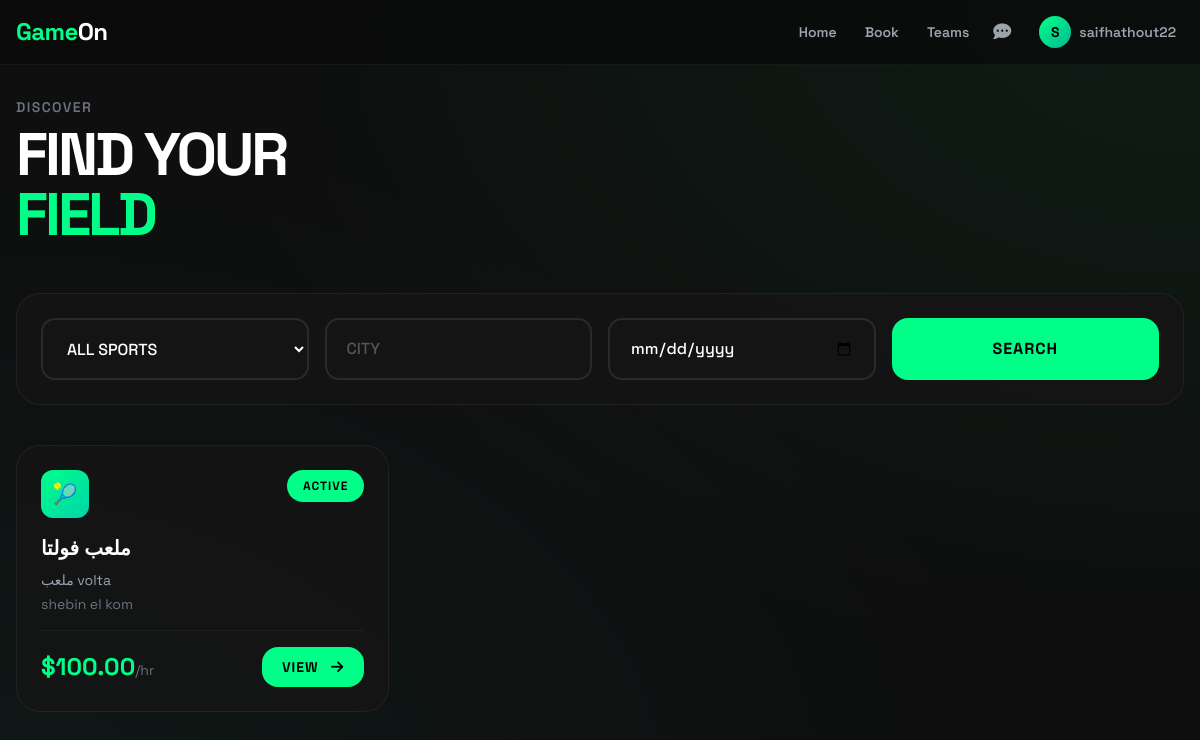
/booking/ (signed in), run on the app's committed database.
### accounts/models.py (models this page shows, shortened)
class User(AbstractBaseUser, PermissionsMixin):
    ROLE_CHOICES = [
        ('PLAYER', 'Player'),
        ('VENUE_OWNER', 'Venue Owner'),
        ('ADMIN', 'Admin'),
    ]
    email = models.EmailField(unique=True, db_index=True)
    username = models.CharField(max_length=50, unique=True, null=True, blank=True)
    role = models.CharField(max_length=20, choices=ROLE_CHOICES, default='PLAYER')
    is_active = models.BooleanField(default=True)
    is_staff = models.BooleanField(default=False)
    date_joined = models.DateTimeField(default=timezone.now)
    objects = UserManager()
    USERNAME_FIELD = 'email'
    REQUIRED_FIELDS = []
    class Meta:
        indexes = [
            models.Index(fields=['email']),
            models.Index(fields=['role']),
        ]
    @property
    def is_player(self):
        return self.role == 'PLAYER'

### venues/models.py (models this page shows, shortened)
class Field(models.Model):
    venue = models.ForeignKey(Venue, on_delete=models.CASCADE, related_name='fields')
    name = models.CharField(max_length=200)
    sport_type = models.CharField(max_length=20, choices=Venue.SPORT_CHOICES)
    description = models.TextField(blank=True)
    price_per_hour = models.DecimalField(max_digits=10, decimal_places=2, validators=[MinValueValidator(0)])
    is_active = models.BooleanField(default=True)
    created_at = models.DateTimeField(auto_now_add=True)
    class Meta:
        indexes = [
            models.Index(fields=['venue', 'is_active']),
            models.Index(fields=['sport_type']),
        ]

class Venue(models.Model):
    SPORT_CHOICES = [
        ('FOOTBALL', 'Football'),
        ('CRICKET', 'Cricket'),
        ('BASKETBALL', 'Basketball'),
        ('TENNIS', 'Tennis'),
        ('BADMINTON', 'Badminton'),
        ('VOLLEYBALL', 'Volleyball'),
    ]
    owner = models.ForeignKey(settings.AUTH_USER_MODEL, on_delete=models.CASCADE, related_name='venues')
    name = models.CharField(max_length=200)
    address = models.TextField()
    city = models.CharField(max_length=100)
    sport_type = models.CharField(max_length=20, choices=SPORT_CHOICES)
    description = models.TextField(blank=True)
    created_at = models.DateTimeField(auto_now_add=True)

### booking/views.py (the view)
# urls.py: path('', views.browse_fields, name='browse'),
@player_required
def browse_fields(request):
    sport_type = request.GET.get('sport_type', '')
    city = request.GET.get('city', '')
    date_val = request.GET.get('date', '')
    fields = Field.objects.filter(is_active=True)
    if sport_type:
        fields = fields.filter(sport_type=sport_type)
    if city:
        fields = fields.filter(venue__city__icontains=city)
    return render(request, 'booking/field_browse.html', {
        'fields': fields,
        'sport_type': sport_type,
        'city': city,
        'date': date_val,
    })

### notifications/context_processors.py (called while the page is built)
def webpush_settings(request):
    return {
        'webpush_public_key': getattr(settings, 'WEBPUSH_VAPID_PUBLIC_KEY', ''),
    }

### booking/templates/booking/field_browse.html (shortened to what this page needs)
{% extends 'base.html' %}
{% block content %}
<div class="animate-fade-up">
    <div class="mb-12">
        <p class="text-sm text-gray-500 font-semibold tracking-widest uppercase mb-2">Discover</p>
        <h1 class="text-5xl md:text-6xl font-black tracking-tighter">
            FIND YOUR<br><span class="text-[#00FF88]">FIELD</span>
        </h1>
    </div>
    <div class="energy-card p-6 mb-10">
        <form method="GET" class="grid grid-cols-1 md:grid-cols-4 gap-4">
            <select name="sport_type" class="input-fire">
                <option value="">ALL SPORTS</option>
            </select>
            <input type="text" name="city" placeholder="CITY" value="{{ city }}" class="input-fire">
            <input type="date" name="date" value="{{ date }}" class="input-fire">
            <button type="submit" class="btn-fire">SEARCH</button>
        </form>
    </div>
    {% if fields %}
        <div class="grid grid-cols-1 md:grid-cols-2 lg:grid-cols-3 gap-6">
            {% for field in fields %}
                <div class="energy-card p-6 group">
                    <div class="flex items-start justify-between mb-4">
                        <div class="card-icon-energy icon-green w-12 h-12 rounded-xl">
                            <span class="text-xl">{% if field.sport_type == 'FOOTBALL' %}⚽{% elif field.sport_type == 'CRICKET' %}🏏{% elif field.sport_type == 'BASKETBALL' %}🏀{% elif field.sport_type == 'TENNIS' %}🎾{% else %}🏟️{% endif %}</span>
                        </div>
                        <span class="badge-fire badge-green text-xs">ACTIVE</span>
                    </div>
                    <h3 class="text-xl font-bold mb-2">{{ field.name }}</h3>
                    <p class="text-gray-400 text-sm mb-1">{{ field.venue.name }}</p>
                    <p class="text-gray-500 text-sm mb-4">{{ field.venue.city }}</p>
                    <div class="flex items-center justify-between pt-4 border-t border-white/5">
                        <span class="text-2xl font-black text-[#00FF88]">${{ field.price_per_hour }}<span class="text-sm font-normal text-gray-500">/hr</span></span>
                        <a href="{% url 'booking:field_detail' field.id %}" class="btn-fire text-sm px-5 py-2.5">
                            VIEW <i class="fas fa-arrow-right ml-2"></i>
                        </a>
                    </div>
                </div>
            {% endfor %}
        </div>
    {% else %}
        <div class="energy-card p-20 text-center">
            <span class="text-7xl mb-6 block">🔍</span>
            <h3 class="text-3xl font-black mb-3">NO FIELDS</h3>
            <p class="text-gray-500">Try different filters</p>
        </div>
    {% endif %}
</div>
{% endblock %}

### templates/navbar.html (shortened to what this page needs)
<nav class="border-b border-white/5 bg-black/80 backdrop-blur-xl sticky top-0 z-50">
    <div class="container mx-auto px-4 max-w-7xl">
        <div class="flex items-center justify-between h-16">
            <a href="/" class="flex items-center space-x-2">
                <span class="text-2xl font-extrabold tracking-tight">
                    <span class="text-[#00FF88]">Game</span><span class="text-white">On</span>
                </span>
            </a>
            {% if user.is_authenticated %}
            <div class="flex items-center space-x-3">
                <div class="hidden md:flex items-center space-x-1">
                    {% if user.is_player %}
                        <a href="{% url 'dashboard:player_dashboard' %}" class="px-3 py-2 text-sm font-semibold text-gray-400 hover:text-[#00FF88] rounded-xl hover:bg-white/5 transition">Home</a>
                        <a href="{% url 'booking:browse' %}" class="px-3 py-2 text-sm font-semibold text-gray-400 hover:text-[#00FF88] rounded-xl hover:bg-white/5 transition">Book</a>
                        <a href="{% url 'teams:find_players' %}" class="px-3 py-2 text-sm font-semibold text-gray-400 hover:text-[#00FF88] rounded-xl hover:bg-white/5 transition">Teams</a>
                        <a href="{% url 'teams:my_chats' %}" class="p-2 text-gray-400 hover:text-white hover:bg-white/5 rounded-xl transition">
                            <i class="fas fa-comment-dots text-lg"></i>
                        </a>
                    {% endif %}
                </div>
                <div class="relative">
                    <button onclick="document.getElementById('userDropdown').classList.toggle('hidden')"
                            class="flex items-center space-x-2 p-2 text-gray-400 hover:text-white rounded-xl hover:bg-white/5 transition">
                        <div class="w-8 h-8 rounded-full bg-gradient-to-br from-[#00FF88] to-[#00B894] flex items-center justify-center text-black font-bold text-sm">
                            {{ user.username|default:user.email|first|upper }}
                        </div>
                        <span class="hidden md:block text-sm font-semibold">{{ user.username }}</span>
                    </button>
                </div>
            </div>
            {% else %}
            <a href="{% url 'accounts:login' %}" class="btn-fire text-sm px-5 py-2.5">Sign In</a>
            {% endif %}
        </div>
    </div>
</nav>

### templates/base.html (style rules this page uses)
* { font-family: 'Space Grotesk', sans-serif; -webkit-font-smoothing: antialiased; }
body { background: #0F0F0F; color: #FFFFFF; overflow-x: hidden; position: relative; }
body::before { content: ''; position: fixed; inset: 0; background-image: url('https://images.unsplash.com/photo-1529900748604-07564a03e7a6?w=1920&q=80'); background-size: cover; background-position: center; background-repeat: no-repeat; opacity: 0.15; filter: brightness(0.7) saturate(1.2); z-index: 0; pointer-events: none; }
body::after { content: ''; position: fixed; inset: 0; background: radial-gradient(ellipse at top right, rgba(0, 255, 136, 0.06) 0%, transparent 60%), radial-gradient(ellipse at bottom left, rgba(0, 180, 148, 0.06) 0%, transparent 60%); z-index: 0; pointer-events: none; }
.energy-card { background: rgba(20, 20, 20, 0.85); backdrop-filter: blur(20px); border: 1px solid rgba(255, 255, 255, 0.06); border-radius: 24px; position: relative; overflow: hidden; transition: all 0.4s cubic-bezier(0.175, 0.885, 0.32, 1.275); }
.energy-card::before { content: ''; position: absolute; inset: 0; border-radius: 24px; background: linear-gradient(135deg, #00FF88, #00D4AA, #00B894, #00FF88); background-size: 400% 400%; opacity: 0; transition: opacity 0.4s ease; z-index: -1; animation: gradientShift 3s ease infinite; }
.card-icon-energy { width: 60px; height: 60px; border-radius: 18px; display: flex; align-items: center; justify-content: center; transition: all 0.4s cubic-bezier(0.175, 0.885, 0.32, 1.275); position: relative; }
.icon-green { background: linear-gradient(135deg, #00FF88, #00D4AA); color: #000; }
.btn-fire { background: #00FF88; color: #000; padding: 16px 32px; border-radius: 16px; font-weight: 700; font-size: 16px; transition: all 0.3s ease; text-transform: uppercase; letter-spacing: 1px; }
.input-fire { background: rgba(20, 20, 20, 0.9); border: 2px solid #2A2A2A; border-radius: 14px; padding: 16px 20px; color: #FFF; width: 100%; font-size: 16px; font-weight: 500; transition: all 0.3s ease; }
.input-fire::placeholder { color: #555; }
.badge-fire { padding: 8px 16px; border-radius: 100px; font-size: 11px; font-weight: 700; text-transform: uppercase; letter-spacing: 1px; }
.badge-green { background: #00FF88; color: #000; }
nav { background: rgba(10, 10, 10, 0.8) !important; backdrop-filter: blur(20px) !important; border-bottom: 1px solid rgba(255, 255, 255, 0.05) !important; }
.animate-fade-up { animation: fadeUp 0.6s ease forwards; }

### data on the page
User: username|first "S", username "saifhathout22"
Field: name "ملعب فولتا", venue.name "ملعب volta", venue.city "shebin el kom", price_per_hour "100.00"
